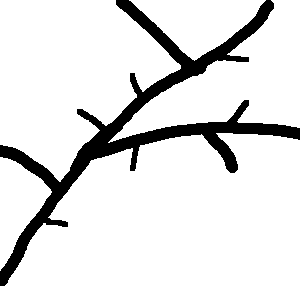
#> input picture Vaso_amao.png, 300 x 300 px
$ jupyter execute --allow-errors bulge_size_code.ipynb   (shell and % lines are left out)
#> lines starting #> are read from the running program, lines starting #| are printed output that depends on the picture; after the words box and inside, x2 and y2 are one past the last pixel; in counts of white or black regions, pixels touching at a corner belong together
### Modulos/modulos_auxiliares.py
#bibliotecas usadas
import matplotlib.pyplot as plt
import numpy as np
import skimage.morphology
import scipy.ndimage as ndi
from skimage.filters import threshold_otsu
from scipy.ndimage import distance_transform_edt as distance

import random

#codigos do Cesar Comin
import Modulos.segmentation as seg
import Modulos.image as im
import Modulos.skeleton as skn
import Modulos.util as util

#modulos das funcoes usadas
import Modulos.Limiarizacao as lim

#Modulo de funções de teste
import Modulos.cldice as clDice

## Graph module
import Modulos.creation as creation
import networkx as nx
import Modulos.adjustment as ad


# [109 lines left out: functions merge_image, merge_modified, not called in this run]


def transform_rgb_to_gray(img):
    """
    Function to transform RGB image in a image in shades of gray

    Input:
        img: [int] RGB image

    Output:
        img_out: [int] image in shades of gray

    """
    img_out = np.zeros((img.shape[0], img.shape[1], 2), dtype = np.uint8)
    if len(img.shape) == 3:
        for i in range(len(img.shape)):
            img_out = img[:, :, i]

    else:
        return img
    return img_out


# [338 lines left out: functions transform_nonbinary, mostra_img, plot_graph, confusion_matrix, confusion_matrix_new, compare_skeleton and 4 more, not called in this run]

### bulge_size_code.ipynb
[cell 1]
import numpy as np
import matplotlib.pyplot as plt
from Modulos.modulos_auxiliares import *
from scipy.spatial.distance import cdist

[cell 2]
plt.figure()
#> (the rest of this cell did not finish here and is left out)

[cell 3]
# importando a img
img = plt.imread('Vaso_amao.png')
#> img is the input picture: shape (300, 300, 3) float32; values 0 (black) and 1 (white), 88.4% white; 1 black region, box (x1, y1, x2, y2) and area: (0, 0, 300, 286) 10451
img = (1 - img).astype(np.uint8)
img = transform_rgb_to_gray(img)
#esqueletizacao
img_skel = np.array((skimage.morphology.skeletonize(img, method = 'lee')))
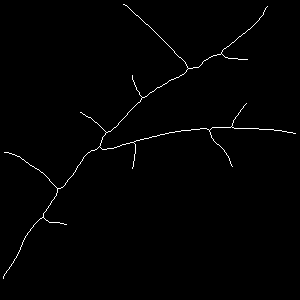
#> img_skel: shape (300, 300) bool; 0.93% white in thin lines or dots, all inside (x1, y1, x2, y2) = (3, 4, 296, 279)

# grafo
#> (the rest of this cell did not finish here and is left out)

[cell 4]
# [15 lines left out: function find_terminate_node, not called in this run]

[cell 5]
# [14 lines left out: function find_edges, not called in this run]

https://www.copict.ufscar.br/arquivos/edital-001-2022/roteiro-para-elaboracao-de-relatorio-parcial-de-ict.pdf

pdf do relatorio parcial

[cell 6]
# [30 lines left out: function find_pixel_in, not called in this run]

[cell 7]
# [7 lines left out: function neibor_4, not called in this run]

[cell 8]
# [11 lines left out: function neibor_8, not called in this run]

[cell 9]
"""# colcoar essa celula em uma função dentro do obbjeto em baixo
# calcular o avgradiusmean em outra função
dist = distance(img)
for node1, node2, key, path in graph_skeleton.edges(data = 'path', keys = True):
    radius = []
    for pixel in path:
        radius_pixel = dist[pixel]
        radius.append(radius_pixel)
    graph_skeleton[node1][node2][key]['radius'] = radius
    #graph_skeleton.edges[(node1, node2, key)]['radius'] = radius"""

[cell 10]
### grafo.edges
#graph_skeleton.edges(data = True)

[cell 11]
class graph:
    # [435 lines left out: functions __init__, find_terminate_node, find_edges, create_border_img, find_pixels_node, create_ID_img and 9 more, not called in this run]

#> (a cell that did not finish here is left out)

[cell 13]

plt.figure()
#> (the rest of this cell did not finish here and is left out)

# Proxima semana

Fazer duas imagens novas na mao, uma com o mesmo comprimento variando o raio e outra variando o comprimento e deixando o raio fixo

Fazer uma verificação para ver se o bulgesize nao esta dividindo com none, caso o avg radius mean nao chegue a linha do vaso

Fazer um plote em consideracao do raio e o length

resgatar o codigo de gerar imagens ruidosas para fazer uma nova geração de ruidos

[cell 14]
img_raio = plt.imread('varia_raio.png')
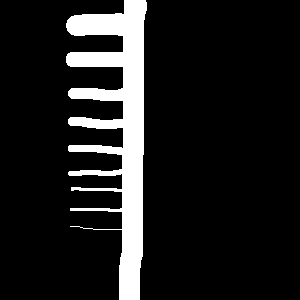
#> input picture varia_raio.png, 300 x 300 px
#> img_raio is the input picture: shape (300, 300, 3) float32; values 0 (black) and 1 (white), 11.7% white; 1 white region, box (x1, y1, x2, y2) and area: (66, 0, 147, 300) 10505
img_raio = transform_rgb_to_gray(img_raio)
img_raio = img_raio.astype(np.uint8)
print(img_raio.shape)
#| (300, 300)


#esqueletizacao
img_raio_skel = np.array((skimage.morphology.skeletonize(img_raio, method = 'lee')))
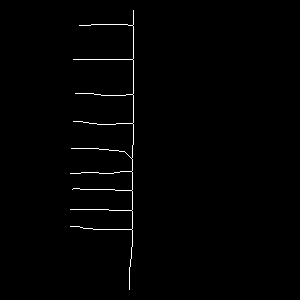
#> img_raio_skel: shape (300, 300) bool; 0.9% white in thin lines or dots, all inside (x1, y1, x2, y2) = (70, 10, 134, 290)

# grafo
#> (the rest of this cell did not finish here and is left out)

#> (a cell that did not finish here is left out)

#> (a cell that did not finish here is left out)

[cell 17]
plt.figure()
plt.imshow(img_raio + img_raio_skel)
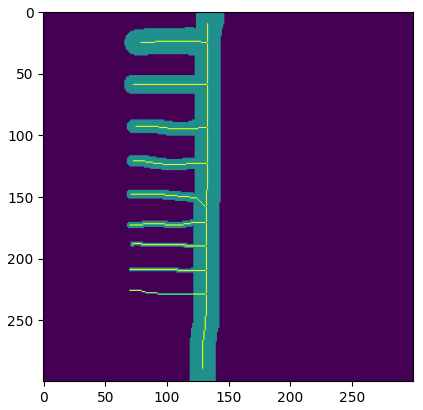
#> figure drawn by matplotlib, 1 panel
